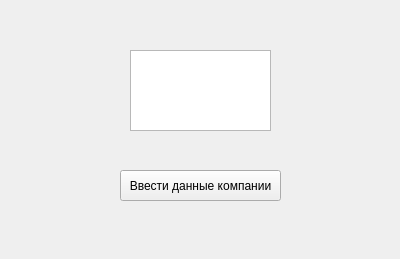
<?xml version="1.0" encoding="UTF-8"?>
<ui version="4.0">
 <class>wnd_start</class>
 <widget class="QWidget" name="wnd_start">
  <property name="geometry">
   <rect>
    <x>0</x>
    <y>0</y>
    <width>400</width>
    <height>259</height>
   </rect>
  </property>
  <property name="windowTitle">
   <string>Form</string>
  </property>
  <widget class="QGraphicsView" name="graphicsView">
   <property name="geometry">
    <rect>
     <x>130</x>
     <y>50</y>
     <width>141</width>
     <height>81</height>
    </rect>
   </property>
  </widget>
  <widget class="QPushButton" name="btn_add_company">
   <property name="geometry">
    <rect>
     <x>120</x>
     <y>170</y>
     <width>161</width>
     <height>31</height>
    </rect>
   </property>
   <property name="text">
    <string>Ввести данные компании</string>
   </property>
  </widget>
 </widget>
 <resources/>
 <connections/>
</ui>
